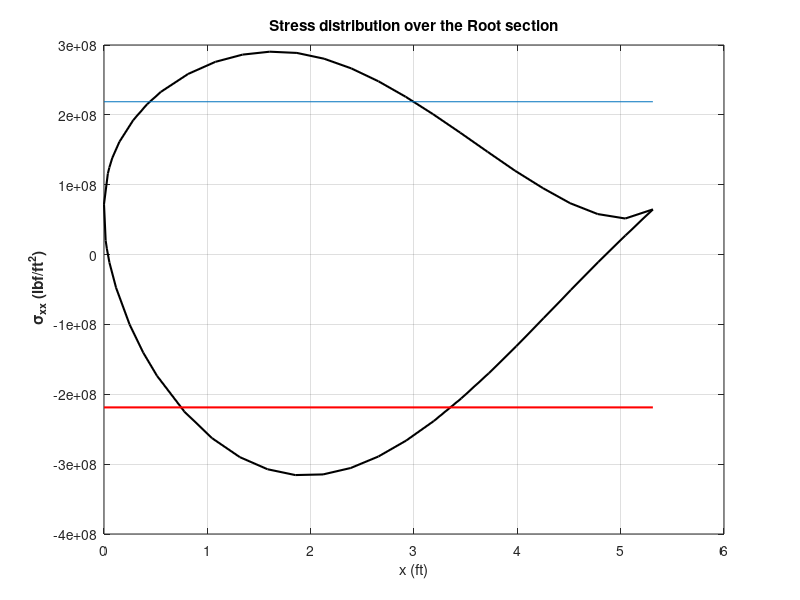
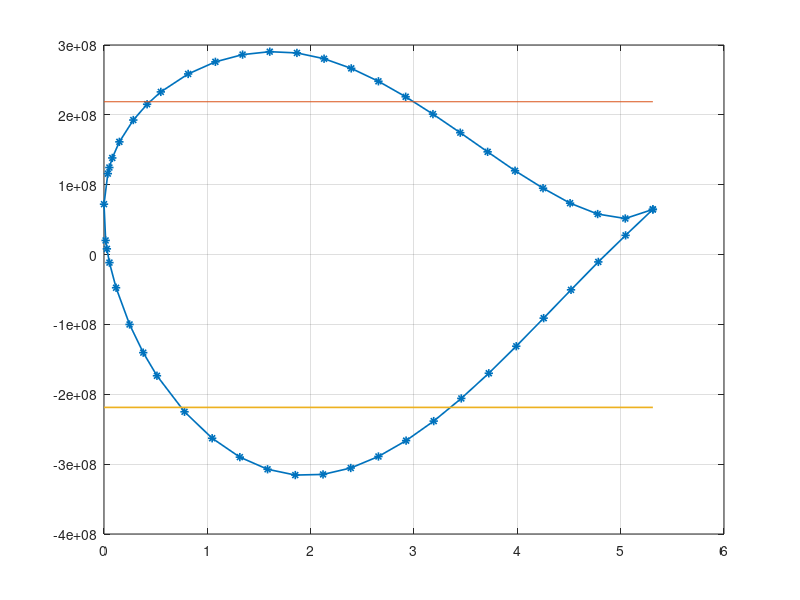

MATLAB code for these plots, in order: (Note: this script raises an error after producing the figures.)
clc; clear all;

%% 
load('loads.mat') ;
a = load('n63415-il.dat') ;
c = 1.6190*3.28084 ;
z = -a(:,1)'*c*0.01;
y = a(:,2)'*c*0.01;
spar1_ytop = 0.1517*3.28084;
spar1_ybot = -0.08855*3.28084;
spar1_z    = -0.3*c ;
spar2_ytop = 0.09546*3.28084;
spar2_ybot = -0.031975*3.28084;
spar2_z    = -0.7*c ;
b1         = 0.1*(spar1_ytop - spar1_ybot);
b2         = 0.1*(spar2_ytop - spar2_ybot);

%% Thicknesses and Modulus
tw = 0.002*3.28084; %ft
tf = tw/2; % ft
tsc = 2*0.001*3.28084; %ft
hw1 = (spar1_ytop-spar1_ybot-2*(tf+tsc));
hw2 = (spar2_ytop-spar2_ybot-2*(tf+tsc));
E_al = 1.5351*10^9*32.1522; % lbf/ft^2 
E_steel = 4.2*10^9*32.1522; % lbf/ft^2 
E_star = E_steel/E_al;
ybar = [(spar1_ytop+spar1_ybot)/2,(spar2_ytop+spar2_ybot)/2];
zbar = [spar1_z,spar2_z];

%% for skin
t_skin = 1e-3*3.28084 ; %         ft
E_skin = E_al;              % Skin Material 2024T3 Aluminium
E_ref = E_al ;
E_star_skin = E_skin/E_ref ;
% z = wingdata(:,1)*chord/100;
% y = wingdata(:,2)*chord/100;

for j=1 : (length(y)-1)
    s = sqrt((y(j)-y(j+1))^2 + ((z(j)-z(j+1))^2));
    EdA_star_skin(j) = s*t_skin*(E_star_skin);
    ydA_star(j) = EdA_star_skin(j)*0.5*(y(j)+y(j+1));
    zdA_star(j) = EdA_star_skin(j)*0.5*(z(j)+z(j+1));
%     y2dA_star(j) = ydA_star(j)*0.5*(y(j)+y(j+1));
%     z2dA_star(j) = zdA_star(j)*0.5*(z(j)+z(j+1));
%     yzdA_star(j) = zdA_star(j)*0.5*(y(j)+y(j+1));
end

Sigma_EA_skin = sum(EdA_star_skin);
y_cent_skin = sum(ydA_star)/Sigma_EA_skin;
z_cent_skin = sum(zdA_star)/Sigma_EA_skin;
%% Areas of individual parts of spar
A1 = [b1*tsc,b1*tsc,b1*tf,b1*tf,tw*hw1];
A2 = [b2*tsc,b2*tsc,b2*tf,b2*tf,tw*hw2];
E = [E_steel,E_steel,E_al,E_al,E_al];
E_star_spar = (1/E_al).*E ;

%% Finding spar centroid
EA_star_i = [dot(A1,E_star_spar),dot(A2,E_star_spar)];
Sigma_EA_star_spar = sum(EA_star_i) ;
y_cent_spar = dot(EA_star_i,ybar)/Sigma_EA_star_spar ;
z_cent_spar = dot(EA_star_i,zbar)/Sigma_EA_star_spar;

%% Centroid of spar and Skin
y_cent = (y_cent_spar*Sigma_EA_star_spar + y_cent_skin*Sigma_EA_skin)/(Sigma_EA_star_spar+Sigma_EA_skin ) ;
z_cent = (z_cent_spar*Sigma_EA_star_spar + z_cent_skin*Sigma_EA_skin)/(Sigma_EA_star_spar+Sigma_EA_skin) ;


%% Finding Moment of Inertia for spars
Izz1 = 2*((E_star*(b1*tsc^3/12))+(A1(1)*E_star*((tsc+2*tf+hw1)/2)^2))+ 2*(((b1*tf^3/12))+(A1(3)*((tw/4)+(hw1/2))^2))+ (tw*hw1^3/12);
Iyy1 = 2*E_star*(tsc*b1^3/12)+2*(tf*b1^3/12)+ (hw1*tw^3/12);
Izz2 = 2*((E_star*(b2*tsc^3/12))+(A2(1)*E_star*((tsc+2*tf+hw1)/2)^2))+ 2*(((b2*tf^3/12))+(A2(3)*((tw/4)+(hw2/2))^2))+ (tw*hw2^3/12);
Iyy2 = 2*E_star*(tsc*b2^3/12)+2*(tf*b2^3/12)+ (hw2*tw^3/12);

%% MOI of Skin about neutral axis
z2_wrt_cent = ((z(1:length(z)-1) - z_cent*linspace(1,1,length(z)-1)).^2) ;
y2_wrt_cent = ((y(1:length(z)-1) - y_cent*linspace(1,1,length(z)-1)).^2);
yz_wrt_cent = ( ((z(1:length(z)-1) - z_cent*linspace(1,1,length(z)-1))).*(y(1:length(y)-1) - y_cent*linspace(1,1,length(y)-1)) ) ;
Iyy_skin = dot (EdA_star_skin, z2_wrt_cent) ;
Izz_skin = dot (EdA_star_skin, y2_wrt_cent) ;
Iyz_skin = dot (EdA_star_skin, yz_wrt_cent);

%% MOI spars about neutral axis
Iyy_spar = Iyy1+ (EA_star_i(1))*(zbar(1)-z_cent)^2 + Iyy2+ (EA_star_i(2))*(zbar(2)-z_cent)^2  ;
Izz_spar = Izz1+ (EA_star_i(1))*(ybar(1)-y_cent)^2 + Izz2+ (EA_star_i(2))*(ybar(2)-y_cent)^2  ;    
Iyz_spar = ((EA_star_i(1))*(ybar(1)-y_cent)*(zbar(1)-z_cent) + (EA_star_i(2))*(zbar(2)-z_cent)*(ybar(2)-y_cent)) ;

%% Total MOI skin + spars about neutral axis
Iyy_total= Iyy_spar + Iyy_skin;
Izz_total= Izz_spar + Izz_skin;    
Iyz_total= Iyz_spar + Iyz_skin;


%% Finding V_xx, W_xx
A = [-E_al*Iyz_total,-E_al*Iyy_total ; E_al*Izz_total,E_al*Iyz_total];
M = [M_y_due_to_D(1),M_z_due_to_L(1)];
%M=[855620,7376500]
v = A\M';

%% Finding Sigma_xx
F_S = 1.5 ;
epsilon_xx= (-(y-y_cent)*v(1)-(z-z_cent)*v(2));  %conversion from meter to feet
sigma_xx= F_S*E_al*epsilon_xx;  %% in lbf/ft^2
sigma_yield_pos= 32.1522.*[6804000,6804000]; %32.1522 %lbf/ft^2 
sigma_yield_neg = -32.1522.*[6804000,6804000]; %lbf/ft^2 
z1=[-5.3117,0];


width_val = 1.5 ;
figure(5)
plot(-z,sigma_xx,'k','linewidth',width_val)
hold on ; 
plot(-z1,sigma_yield_pos,-z1,sigma_yield_neg,'r','linewidth',width_val);
title('Stress distribution over the Root section');
xlabel('x (ft)');
ylabel('\bf \sigma_{xx} (lbf/ft^2)');
grid on
%% Plotting Sigm_xx
figure(6)
plot(-z,sigma_xx,'-*', 'Linewidth', 1.2)
hold on ; 
plot(-z1,sigma_yield_pos,-z1,sigma_yield_neg,'Linewidth', 1.2);grid on ;

ax = gca;
ax.FontSize = 14;
ax.XAxis.LineWidth = 1.2;
ax.YAxis.LineWidth = 1.2;
set(gcf, 'Position',  [100, 100, 900, 600]);
title('\sigma_{xx} distribution on the surface of the airfoil');
xlabel('x(ft)');
ylabel('\sigma_{xx}(in lbf/ft^2)');


